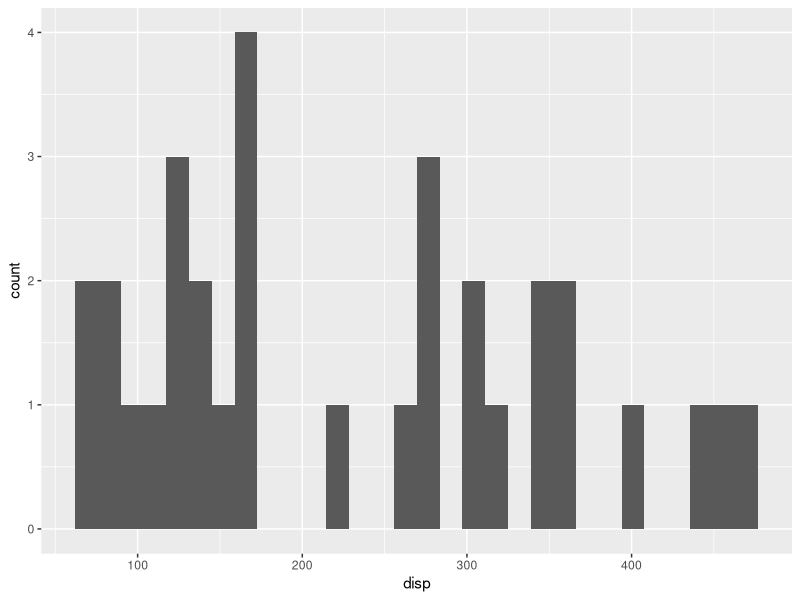

Recreate this plot in R.
## ---- chunk 1
library(ggplot2)

ggplot(mtcars, aes(disp)) +
  geom_histogram()
